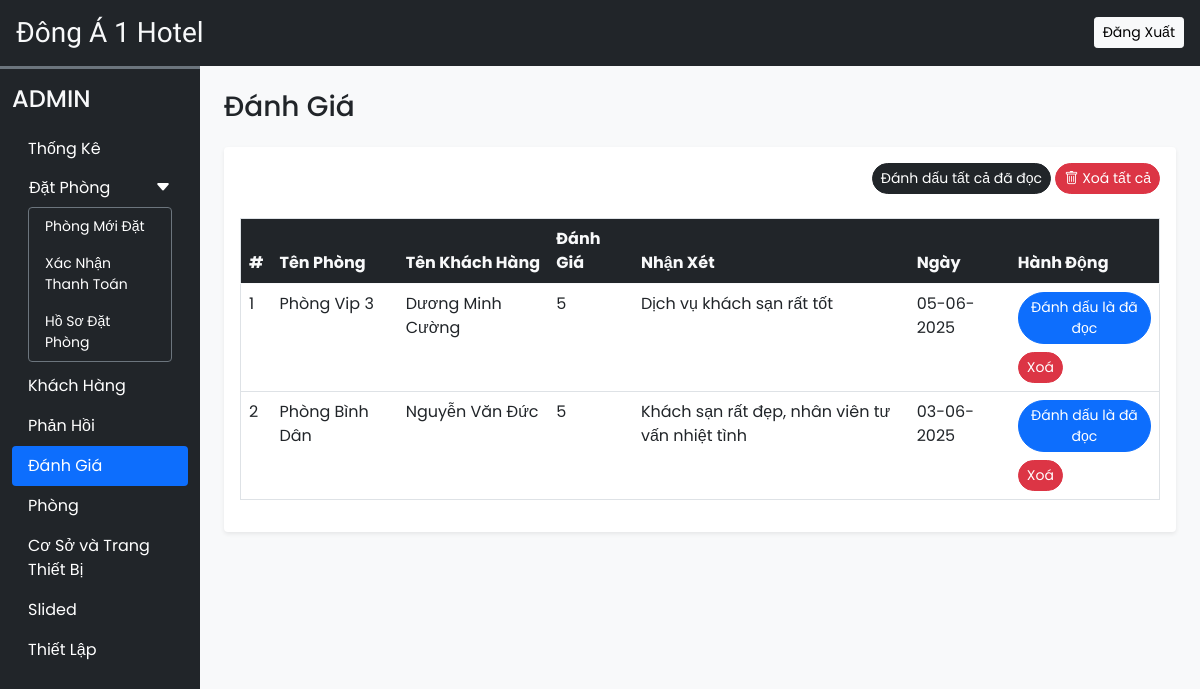
Page /admin/rate_review.php (signed in) on the committed database.
### tables this page shows
CREATE TABLE `rating_review` (
  `sr_no` int(11) NOT NULL,
  `booking_id` int(11) NOT NULL,
  `room_id` int(11) NOT NULL,
  `user_id` int(11) NOT NULL,
  `rating` int(11) NOT NULL,
  `review` varchar(200) NOT NULL,
  `seen` int(11) NOT NULL DEFAULT 0,
  `datentime` datetime NOT NULL DEFAULT current_timestamp()
);

CREATE TABLE `rooms` (
  `id` int(11) NOT NULL,
  `name` varchar(150) NOT NULL,
  `area` int(11) NOT NULL,
  `price` int(11) NOT NULL,
  `quantity` int(11) NOT NULL,
  `adult` int(11) NOT NULL,
  `children` int(11) NOT NULL,
  `description` varchar(350) NOT NULL,
  `status` tinyint(4) NOT NULL DEFAULT 1,
  `removed` int(11) NOT NULL DEFAULT 0
);

CREATE TABLE `user_cred` (
  `id` int(11) NOT NULL,
  `name` varchar(100) NOT NULL,
  `email` varchar(150) NOT NULL,
  `address` varchar(120) NOT NULL,
  `phonenum` varchar(100) NOT NULL,
  `pincode` int(11) NOT NULL,
  `dob` date NOT NULL,
  `profile` varchar(100) NOT NULL,
  `password` varchar(200) NOT NULL,
  `is_verified` int(11) NOT NULL DEFAULT 0,
  `token` varchar(200) DEFAULT NULL,
  `t_expire` date DEFAULT NULL,
  `status` int(11) NOT NULL DEFAULT 1,
  `datentime` datetime NOT NULL DEFAULT current_timestamp()
);

### admin/rate_review.php (the view, shortened to what this page needs)
<!DOCTYPE html>
<html lang="en">
<head>
  <?php require('inc/links.php'); ?>
</head>
<body class="bg-light">
  <?php require('inc/header.php'); ?>
  <div class="container-fluid" id="main-content">
    <div class="row">
      <div class="col-lg-10 ms-auto p-4 overflow-hidden">
        <h3 class="mb-4">Đánh Giá</h3>
        <div class="card border-0 shadow-sm mb-4">
          <div class="card-body">
            <div class="text-end mb-4">
              <a href="?seen=all" class="btn btn-dark rounded-pill shadow-none btn-sm">
                <i class=""></i> Đánh dấu tất cả đã đọc
              </a>
              <a href="?del=all" class="btn btn-danger rounded-pill shadow-none btn-sm">
                <i class="bi bi-trash"></i> Xoá tất cả
              </a>
            </div>
            <div class="table-responsive-md">
              <table class="table table-hover border">
                <thead>
                  <tr class="bg-dark text-light">
                    <th scope="col">#</th>
                    <th scope="col">Tên Phòng</th>
                    <th scope="col">Tên Khách Hàng</th>
                    <th scope="col">Đánh Giá</th>
                    <th scope="col" width="30%">Nhận Xét</th>
                    <th scope="col">Ngày</th>
                    <th scope="col">Hành Động</th>
                  </tr>
                </thead>
                <tbody>
                  <?php
                    $q = "SELECT rr.*,uc.name AS uname, r.name AS rname FROM `rating_review` rr
                      INNER JOIN `user_cred` uc ON rr.user_id = uc.id
                      INNER JOIN `rooms` r ON rr.room_id = r.id
                      ORDER BY `sr_no` DESC";
                    $data = mysqli_query($con,$q);
                    $i=1;
                    while($row = mysqli_fetch_assoc($data))
                    {
                      $date = date('d-m-Y',strtotime($row['datentime']));
                      $seen='';
                      if($row['seen']!=1){
                        $seen = "<a href='?seen=$row[sr_no]' class='btn btn-sm rounded-pill btn-primary mb-2'>Đánh dấu là đã đọc</a> <br>";
                      }
                      $seen.="<a href='?del=$row[sr_no]' class='btn btn-sm rounded-pill btn-danger'>Xoá</a>";
                      echo<<<query
                        <tr>
                          <td>$i</td>
                          <td>$row[rname]</td>
                          <td>$row[uname]</td>
                          <td>$row[rating]</td>
                          <td>$row[review]</td>
                          <td>$date</td>
                          <td>$seen</td>
                        </tr>
                      query;
                      $i++;
                    }
                  ?>
                </tbody>
              </table>
            </div>
          </div>
        </div>
      </div>
    </div>
  </div>
</body>
</html>

### admin/css/common.css (style rules this page uses)
:root { --teal: #2ec1ac; --teal_hover: #279e8c; }
* { font-family: 'Poppins', sans-serif; }

### rows in the picture
rating_review: room.name "Phòng Vip 3", user.name "Dương Minh Cường", rating "5", review "Dịch vụ khách sạn rất tốt", datentime "05-06-2025"
rating_review: room.name "Phòng Bình Dân", user.name "Nguyễn Văn Đức", rating "5", review "Khách sạn rất đẹp, nhân viên tư vấn nhiệt tình", datentime "03-06-2025"
